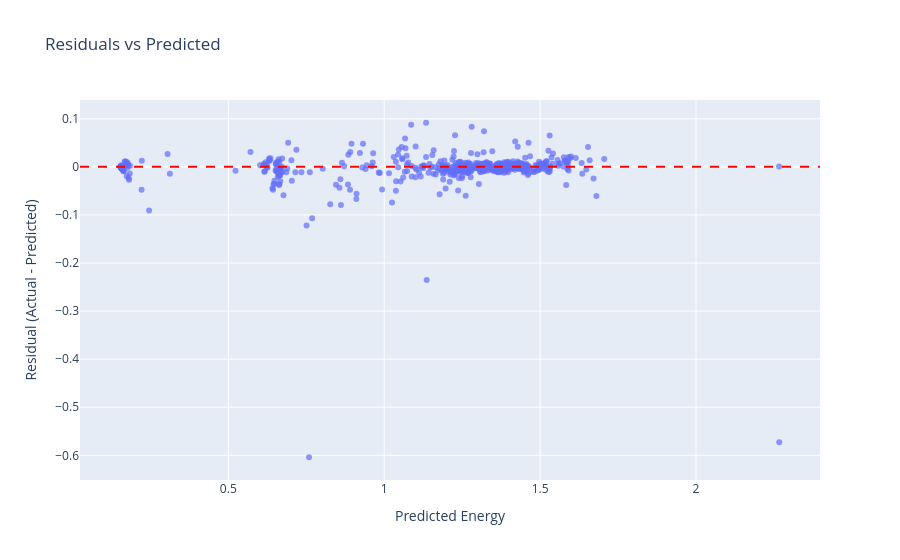

Write notebook code for a chart like this one.
### Code cell
# Compute residuals
residuals = y_test - y_test_pred

# Create DataFrame for Plotly
res_df = pd.DataFrame({
    "Predicted": y_test_pred,
    "Residuals": residuals
}, index=y_test.index)

# Plot
fig = px.scatter(
    res_df,
    x="Predicted",
    y="Residuals",
    title="Residuals vs Predicted",
    labels={
        "Predicted": "Predicted Energy",
        "Residuals": "Residual (Actual - Predicted)"
    },
    opacity=0.7
)

# Add horizontal zero line
fig.add_hline(y=0, line_dash="dash", line_color="red")

fig.show()

### Figure 1 — Plotly figure (JSON) as saved in the notebook; plotly's stock layout.template omitted (floating-point values rounded to 4 significant figures; data arrays with more than 128 entries replaced by an {"elided": "..."} marker saying what was removed)
{"data": [{"hovertemplate": "Predicted Energy=%{x}<br>Residual (Actual - Predicted)=%{y}<extra></extra>", "legendgroup": "", "marker": {"color": "#636efa", "opacity": 0.7, "symbol": "circle"}, "mode": "markers", "name": "", "orientation": "v", "showlegend": false, "type": "scatter", "x": {"elided": "608 float values"}, "xaxis": "x", "y": {"elided": "608 float values"}, "yaxis": "y"}], "layout": {"legend": {"tracegroupgap": 0}, "shapes": [{"line": {"color": "red", "dash": "dash"}, "type": "line", "x0": 0, "x1": 1, "xref": "x domain", "y0": 0, "y1": 0, "yref": "y"}], "title": {"text": "Residuals vs Predicted"}, "xaxis": {"anchor": "y", "domain": [0, 1], "title": {"text": "Predicted Energy"}}, "yaxis": {"anchor": "x", "domain": [0, 1], "title": {"text": "Residual (Actual - Predicted)"}}}}
